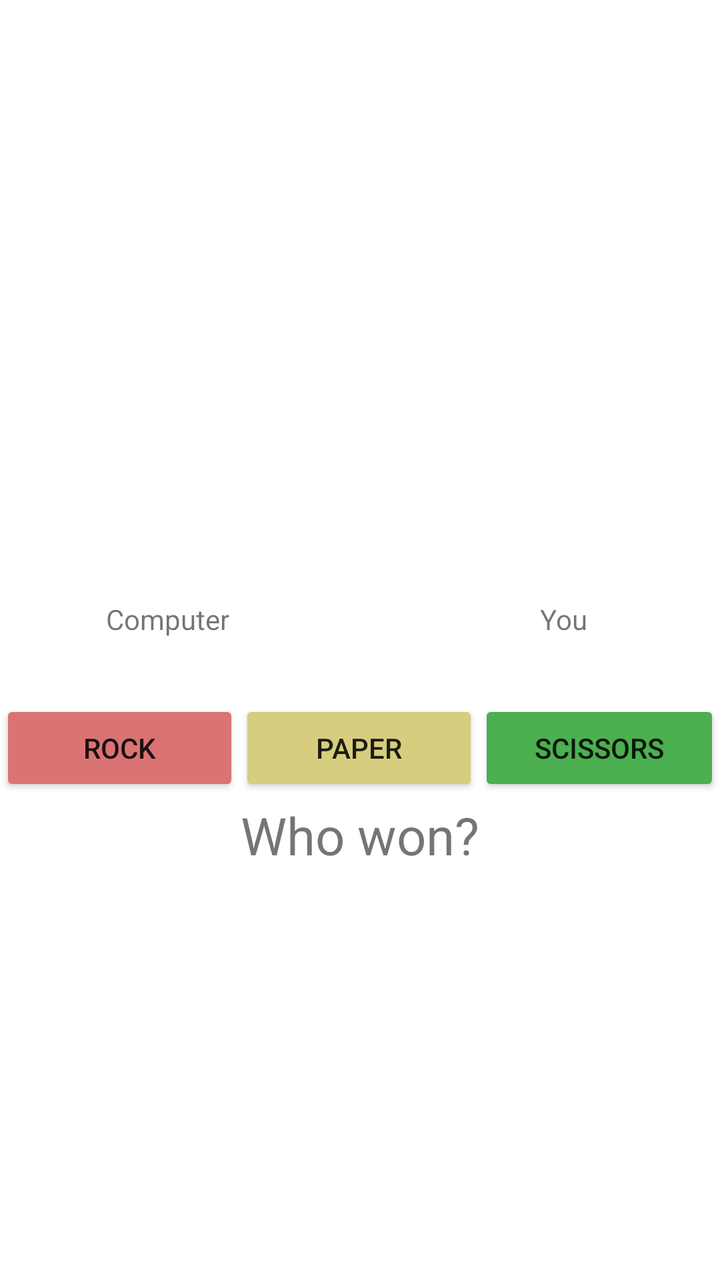
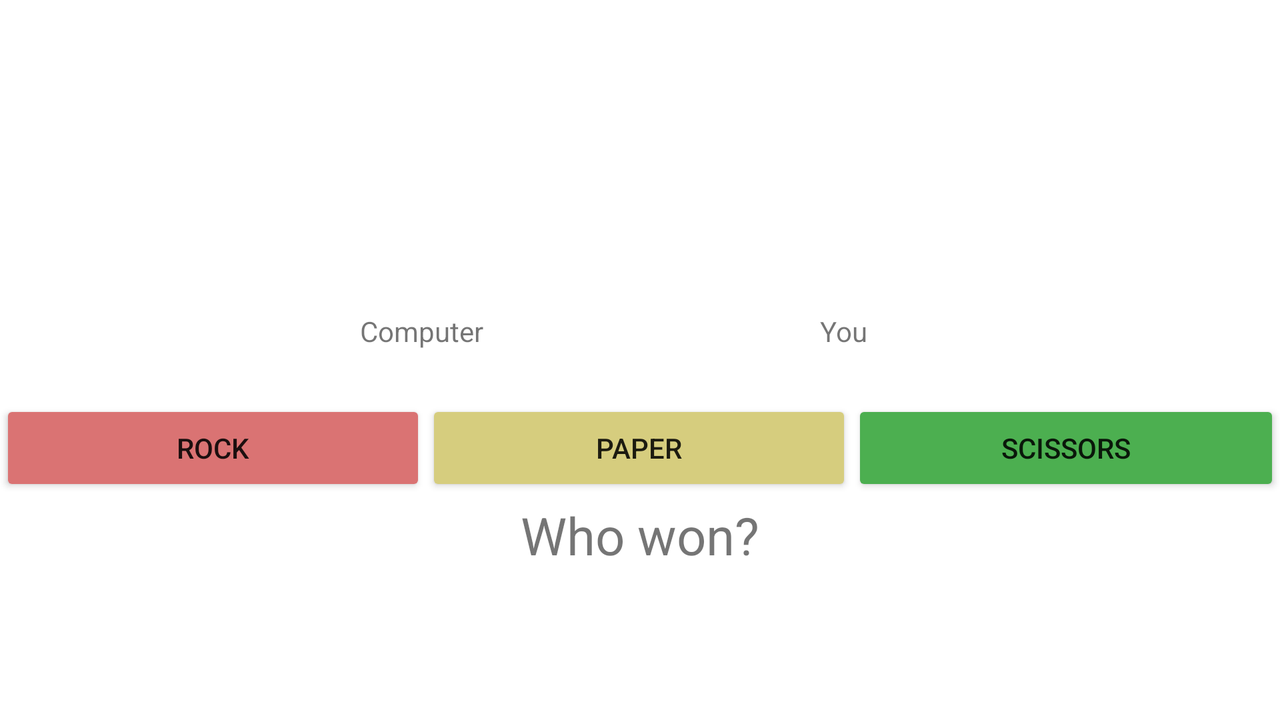

The same Android screen from two of the app's own layout files: first res/layout/ as a phone draws it, then the author's variant for another configuration, drawn on a device whose configuration selects that folder. Both files follow.
<!-- AndroidManifest.xml: application theme SplashScreenTheme -->
<!-- res/layout/fragment_second.xml -->
<?xml version="1.0" encoding="utf-8"?>
<androidx.coordinatorlayout.widget.CoordinatorLayout xmlns:android="http://schemas.android.com/apk/res/android"
    xmlns:app="http://schemas.android.com/apk/res-auto"
    xmlns:tools="http://schemas.android.com/tools"
    android:layout_width="match_parent"
    android:layout_height="match_parent"
    tools:context=".SecondFragment"
    android:tag="secondFragment">

    <LinearLayout
        android:layout_width="match_parent"
        android:layout_height="wrap_content"
        android:layout_marginTop="350dp">

        <Button
            android:id="@+id/rockBtn3"
            android:layout_width="wrap_content"
            android:layout_height="wrap_content"
            android:layout_weight="1"
            android:backgroundTint="#DA7373"
            android:text="@string/rockBtn" />

        <Button
            android:id="@+id/paperBtn3"
            android:layout_width="wrap_content"
            android:layout_height="wrap_content"
            android:layout_weight="1"
            android:backgroundTint="#D6CD7E"
            android:text="@string/paperBtn" />

        <Button
            android:id="@+id/scissorsBtn3"
            android:layout_width="wrap_content"
            android:layout_height="wrap_content"
            android:layout_weight="1"
            android:backgroundTint="#4CAF50"
            android:text="@string/scissorsBtn" />
    </LinearLayout>

    <TextView
        android:id="@+id/computerTextView"
        android:layout_width="wrap_content"
        android:layout_height="wrap_content"
        android:layout_marginStart="53dp"
        android:layout_marginTop="300dp"
        android:layout_marginEnd="166dp"
        android:layout_marginBottom="141dp"
        android:text="@string/computerLabel" />

    <TextView
        android:id="@+id/youTextView"
        android:layout_width="wrap_content"
        android:layout_height="wrap_content"
        android:layout_marginStart="270dp"
        android:layout_marginTop="300dp"
        android:layout_marginBottom="141dp"
        android:text="@string/youLabel" />


    <LinearLayout
        android:layout_width="match_parent"
        android:layout_height="wrap_content">

        <ImageView
            android:id="@+id/computerImageView"
            android:layout_width="124dp"
            android:layout_height="128dp"
            android:layout_marginStart="24dp"
            android:layout_marginTop="150dp"
            android:layout_marginBottom="60dp"
            android:contentDescription="@string/compImage"
            android:src="@drawable/ic_rock" />

        <ImageView
            android:id="@+id/youImageView"
            android:layout_width="124dp"
            android:layout_height="128dp"
            android:layout_marginStart="70dp"
            android:layout_marginTop="150dp"
            android:contentDescription="@string/youImage"
            android:src="@drawable/ic_paper" />
    </LinearLayout>

    <LinearLayout
        android:layout_width="match_parent"
        android:layout_height="match_parent"
        android:layout_gravity="center"
        android:orientation="vertical">

        <TextView
            android:id="@+id/gameTextView"
            android:layout_width="wrap_content"
            android:layout_height="wrap_content"
            android:layout_gravity="center"
            android:layout_marginTop="400dp"
            android:gravity="center"
            android:text="@string/gameLabel"
            android:textSize="26sp" />
    </LinearLayout>
</androidx.coordinatorlayout.widget.CoordinatorLayout>
<!-- resources referenced by this layout -->
<resources>
  <string name="compImage">Comp Image</string>
  <string name="computerLabel">Computer</string>
  <string name="gameLabel">Who won?</string>
  <string name="paperBtn">Paper</string>
  <string name="rockBtn">Rock</string>
  <string name="scissorsBtn">Scissors</string>
  <string name="youImage">You Image</string>
  <string name="youLabel">You</string>
  <style name="SplashScreenTheme" parent="Theme.AppCompat.Light.DarkActionBar">
          <item name="android:windowBackground">@drawable/ic_splashscreen</item>
  
          <item name="android:windowNoTitle">true</item>
          <item name="android:windowActionBar">true</item>
          <item name="android:windowFullscreen">false</item>
          <item name="android:windowContentOverlay">@null</item>
      </style>
</resources>
<!-- res/layout-land/fragment_second.xml (the author's variant of the layout above) -->
<!-- drawn on the phone turned sideways -->
<?xml version="1.0" encoding="utf-8"?>
<RelativeLayout xmlns:android="http://schemas.android.com/apk/res/android"
    xmlns:app="http://schemas.android.com/apk/res-auto"
    xmlns:tools="http://schemas.android.com/tools"
    android:layout_width="match_parent"
    android:layout_height="match_parent"
    android:background="#FFFFFF"
    tools:context=".SecondFragment">

    <TextView
        android:id="@+id/textview_second"
        android:layout_width="wrap_content"
        android:layout_height="wrap_content" />

    <LinearLayout
        android:layout_width="match_parent"
        android:layout_height="wrap_content"
        android:layout_marginTop="200dp">

        <Button
            android:id="@+id/rockBtn3"
            android:layout_width="wrap_content"
            android:layout_height="wrap_content"
            android:layout_weight="1"


            android:backgroundTint="#DA7373"
            android:text="@string/rockBtn" />


        <Button
            android:id="@+id/paperBtn3"
            android:layout_width="wrap_content"
            android:layout_height="wrap_content"
            android:layout_weight="1"


            android:backgroundTint="#D6CD7E"
            android:text="@string/paperBtn" />

        <Button
            android:id="@+id/scissorsBtn3"
            android:layout_width="wrap_content"
            android:layout_height="wrap_content"
            android:layout_weight="1"

            android:backgroundTint="#4CAF50"
            android:text="@string/scissorsBtn" />
    </LinearLayout>

    <TextView
        android:id="@+id/computerTextView"
        android:layout_width="wrap_content"
        android:layout_height="wrap_content"
        android:layout_marginStart="180dp"
        android:layout_marginTop="156dp"
        android:text="@string/computerLabel" />

    <TextView
        android:id="@+id/youTextView"
        android:layout_width="wrap_content"
        android:layout_height="wrap_content"
        android:layout_marginStart="410dp"
        android:layout_marginTop="156dp"

        android:text="@string/youLabel" />

    <ImageView
        android:id="@+id/computerImageView"
        android:layout_width="147dp"
        android:layout_height="123dp"
        android:layout_marginStart="140dp"
        android:layout_marginTop="20dp"
        android:contentDescription="@string/compImage"
        android:src="@drawable/ic_rock" />


    <ImageView
        android:id="@+id/youImageView"
        android:layout_width="149dp"
        android:layout_height="123dp"
        android:layout_marginStart="350dp"
        android:layout_marginTop="20dp"
        android:contentDescription="@string/youImage"
        android:src="@drawable/ic_rock" />

    <LinearLayout
        android:layout_width="match_parent"
        android:layout_height="match_parent"
        android:layout_gravity="center"
        android:orientation="vertical">

        <TextView

            android:id="@+id/gameTextView"
            android:layout_width="wrap_content"
            android:layout_height="wrap_content"
            android:layout_gravity="center"
            android:layout_marginTop="250dp"
            android:gravity="center"
            android:text="@string/gameLabel"
            android:textSize="26sp" />
    </LinearLayout>

</RelativeLayout>
